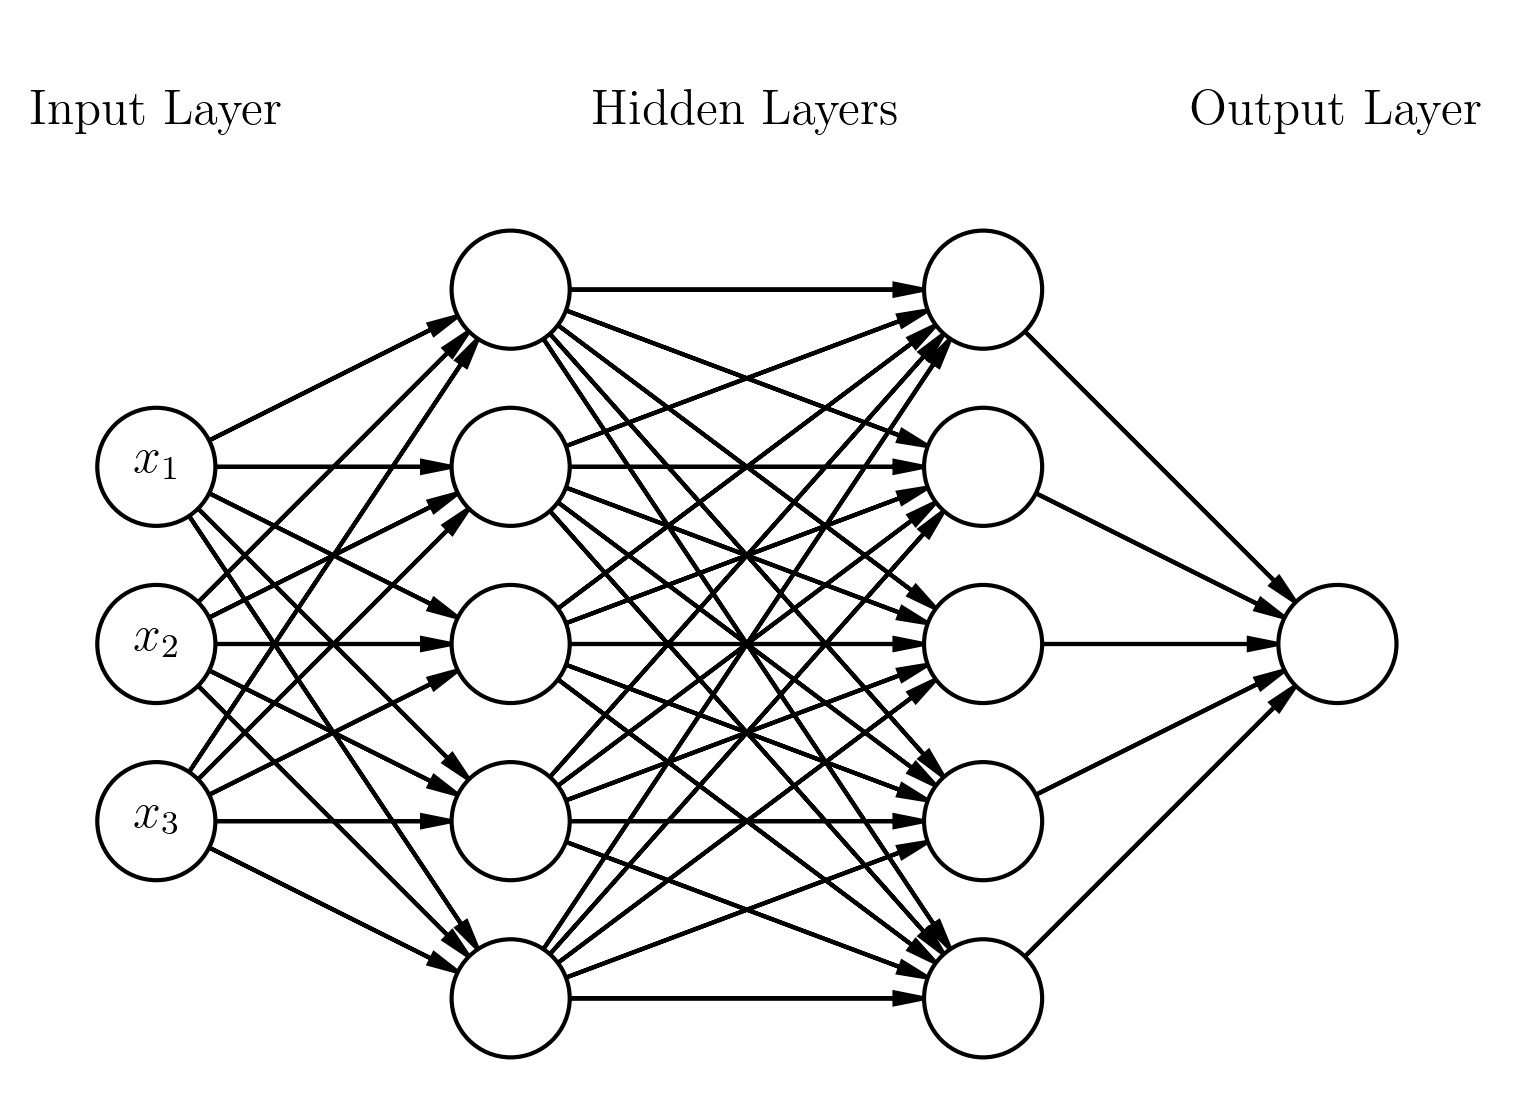

Here is the Python script that generated this plot:
import daft
from matplotlib import rc

rc("font", family="serif", size=12)
rc("text", usetex=True)


# Instantiate the PGM.
pgm = daft.PGM()

# Hierarchical parameters.
pgm.add_node("x3", r"$x_3$", 0.5, 1.75)
pgm.add_node("x2", r"$x_2$", 0.5, 2.5)
pgm.add_node("x1", r"$x_1$", 0.5, 3.25)
pgm.add_node("input_l",r"Input Layer", 0.5, 4.75, plot_params={"ec": "none"})
pgm.add_node("x5_2", r"", 2, 1)
pgm.add_node("x4_2", r"", 2, 1.75)
pgm.add_node("x3_2", r"", 2, 2.5)
pgm.add_node("x2_2", r"", 2, 3.25)
pgm.add_node("x1_2", r"", 2, 4)
pgm.add_node("x5_3", r"", 4, 1)
pgm.add_node("x4_3", r"", 4, 1.75)
pgm.add_node("x3_3", r"", 4, 2.5)
pgm.add_node("x2_3", r"", 4, 3.25)
pgm.add_node("x1_3", r"", 4, 4)
pgm.add_node("hidden_l",r"Hidden Layers", 3, 4.75, plot_params={"ec": "none"})
pgm.add_node("out", r"y", 5.5, 2.5)
pgm.add_node("output_l",r"Output Layer", 5.5, 4.75, plot_params={"ec": "none"})

pgm.add_edge("x1","x5_2")
pgm.add_edge("x1","x4_2")
pgm.add_edge("x1","x3_2")
pgm.add_edge("x1","x2_2")
pgm.add_edge("x1","x1_2")

pgm.add_edge("x2","x5_2")
pgm.add_edge("x2","x4_2")
pgm.add_edge("x2","x3_2")
pgm.add_edge("x2","x2_2")
pgm.add_edge("x2","x1_2")

pgm.add_edge("x3","x5_2")
pgm.add_edge("x3","x4_2")
pgm.add_edge("x3","x3_2")
pgm.add_edge("x3","x2_2")
pgm.add_edge("x3","x1_2")

for i in range(5):
	for j in range(5):
		pgm.add_edge(f'x{i+1}_2',f'x{j+1}_3')

pgm.add_edge("x5_3","out")
pgm.add_edge("x4_3","out")
pgm.add_edge("x3_3","out")
pgm.add_edge("x2_3","out")
pgm.add_edge("x1_3","out")

# Render and save.
pgm.render()
pgm.savefig("mlp.png", dpi=300)
